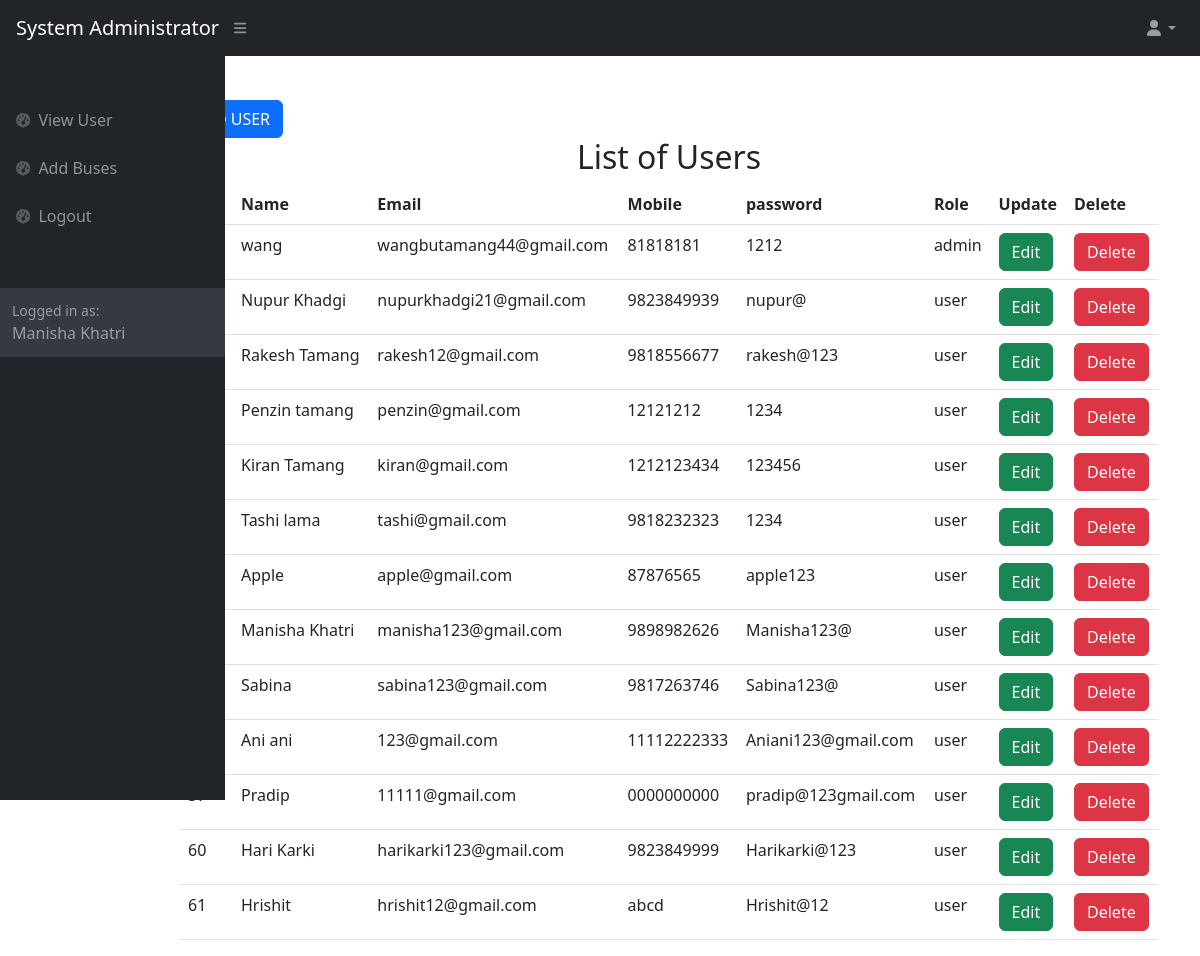
/admin/userview.php, run on the app's committed database.
### tables this page shows
CREATE TABLE `users` (
  `user_id` int(11) NOT NULL,
  `username` varchar(50) NOT NULL,
  `email` varchar(100) NOT NULL,
  `phone` varchar(20) NOT NULL,
  `password` varchar(30) NOT NULL,
  `usertype` varchar(50) NOT NULL DEFAULT 'user'
);

### admin/userview.php (the view, shortened to what this page needs)
<?php
include '../includes/header.php';
include '../includes/navbar.php';
include '../includes/header.php';
?>
<!DOCTYPE html>
<html lang="en">
<head>
</head>
<body>
    <div class="container    ">
        <form action="" method="post">
            <button type="button" class="btn btn-primary" data-bs-toggle="modal" data-bs-target="#exampleModal">
                ADD USER
            </button>
        </form>
        <h2 style="display: block; text-align: center;   ">List of Users</h2>
        <?php
        require '../partial/dbconnect.php';
        $query = "SELECT *FROM users ";
        $query_run = mysqli_query($conn, $query);
        ?>
        <table class="table ">
            <thead>
                <tr>
                    <th scope="col">S.No</th>
                    <th scope="col">Name</th>
                    <th scope="col">Email</th>
                    <th scope="col">Mobile</th>
                    <th scope="col">password</th>
                    <th scope="col">Role </th>
                    <th scope="col">Update</th>
                    <th scope="col">Delete</th>
                </tr>
            </thead>
            <tbody>
                <?php
                if (mysqli_num_rows($query_run) > 0) {
                    while ($row = mysqli_fetch_assoc($query_run)) {
                        ?>
                        <tr>
                            <td>
                                <?php echo $row['user_id']; ?>
                            </td>
                            <td>
                                <?php echo $row['username']; ?>
                            </td>
                            <td>
                                <?php echo $row['email']; ?>
                            </td>
                            <td>
                                <?php echo $row['phone']; ?>
                            </td>
                            <td>
                                <?php echo $row['password']; ?>
                            </td>
                            <td>
                                <?php echo $row['usertype']; ?>
                            </td>
                            <td>
                                <form action="useredit.php" method="post">
                                    <button type="submit" name="edit_btn" class="btn btn-success"> Edit</button>
                                </form>
                            </td>
                            <td>
                                <form action="userdelete.php" method="post">
                                    <button type="submit" name="delete_btn" class="btn btn-danger"> Delete</button>
                                </form>
                            </td>
                        </tr>
                        <?php
                    }
                } else {
                    echo "No record found";
                }
                ?>
            </tbody>
        </table>
    </div>
</body>
</html>

### admin/userview.php (style rules this page uses)
.container { padding-left: 150px; padding-top: 100px; }

### data on the page
users: username "wang", email "wangbutamang44@gmail.com", phone "81818181", password "1212", usertype "admin"
users: username "Nupur Khadgi", email "nupurkhadgi21@gmail.com", phone "9823849939", password "nupur@", usertype "user"
users: username "Rakesh Tamang", email "rakesh12@gmail.com", phone "9818556677", password "rakesh@123", usertype "user"
users: username "Penzin tamang", email "penzin@gmail.com", phone "12121212", password "1234", usertype "user"
users: username "Kiran Tamang", email "kiran@gmail.com", phone "1212123434", password "123456", usertype "user"
users: username "Tashi lama", email "tashi@gmail.com", phone "9818232323", password "1234", usertype "user"
users: username "Apple", email "apple@gmail.com", phone "87876565", password "apple123", usertype "user"
users: username "Manisha Khatri", email "manisha123@gmail.com", phone "9898982626", password "Manisha123@", usertype "user"
users: username "Sabina", email "sabina123@gmail.com", phone "9817263746", password "Sabina123@", usertype "user"
users: username "Ani ani", email "123@gmail.com", phone "11112222333", password "Aniani123@gmail.com", usertype "user"
users: username "Pradip", email "11111@gmail.com", phone "0000000000", password "pradip@123gmail.com", usertype "user"
users: user_id "60", username "Hari Karki", email "harikarki123@gmail.com", phone "9823849999", password "Harikarki@123", usertype "user"
users: user_id "61", username "Hrishit", email "hrishit12@gmail.com", phone "abcd", password "Hrishit@12", usertype "user"
